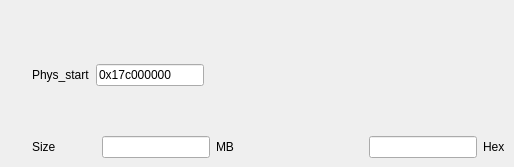
    <widget class="QWidget" name="tab_HM">
     <attribute name="title">
      <string>Hypervisor memory</string>
     </attribute>
     <widget class="QWidget" name="layoutWidget">
      <property name="geometry">
       <rect>
        <x>32</x>
        <y>64</y>
        <width>473</width>
        <height>94</height>
       </rect>
      </property>
      <layout class="QHBoxLayout" name="horizontalLayout_27">
       <item>
        <layout class="QVBoxLayout" name="verticalLayout_2">
         <item>
          <layout class="QHBoxLayout" name="horizontalLayout_10">
           <item>
            <layout class="QHBoxLayout" name="horizontalLayout">
             <item>
              <widget class="QLabel" name="label">
               <property name="text">
                <string>Phys_start</string>
               </property>
              </widget>
             </item>
             <item>
              <widget class="QLineEdit" name="lineEdit_HM_Phy">
               <property name="text">
                <string>0x17c000000</string>
               </property>
               <property name="placeholderText">
                <string>0x17c000000</string>
               </property>
              </widget>
             </item>
            </layout>
           </item>
           <item>
            <spacer name="horizontalSpacer_6">
             <property name="orientation">
              <enum>Qt::Horizontal</enum>
             </property>
             <property name="sizeHint" stdset="0">
              <size>
               <width>18</width>
               <height>20</height>
              </size>
             </property>
            </spacer>
           </item>
          </layout>
         </item>
         <item>
          <spacer name="verticalSpacer">
           <property name="orientation">
            <enum>Qt::Vertical</enum>
           </property>
           <property name="sizeHint" stdset="0">
            <size>
             <width>20</width>
             <height>18</height>
            </size>
           </property>
          </spacer>
         </item>
         <item>
          <layout class="QHBoxLayout" name="horizontalLayout_2">
           <item>
            <widget class="QLabel" name="label_2">
             <property name="text">
              <string>Size</string>
             </property>
            </widget>
           </item>
           <item>
            <spacer name="horizontalSpacer">
             <property name="orientation">
              <enum>Qt::Horizontal</enum>
             </property>
             <property name="sizeHint" stdset="0">
              <size>
               <width>40</width>
               <height>20</height>
              </size>
             </property>
            </spacer>
           </item>
           <item>
            <widget class="QLineEdit" name="lineEdit_HM_size">
             <property name="placeholderText">
              <string/>
             </property>
            </widget>
           </item>
           <item>
            <widget class="QLabel" name="label_14">
             <property name="text">
              <string>MB</string>
             </property>
            </widget>
           </item>
          </layout>
         </item>
        </layout>
       </item>
       <item>
        <spacer name="horizontalSpacer_15">
         <property name="orientation">
          <enum>Qt::Horizontal</enum>
         </property>
         <property name="sizeHint" stdset="0">
          <size>
           <width>18</width>
           <height>24</height>
          </size>
         </property>
        </spacer>
       </item>
       <item>
        <layout class="QVBoxLayout" name="verticalLayout_8">
         <item>
          <spacer name="verticalSpacer_7">
           <property name="orientation">
            <enum>Qt::Vertical</enum>
           </property>
           <property name="sizeHint" stdset="0">
            <size>
             <width>20</width>
             <height>48</height>
            </size>
           </property>
          </spacer>
         </item>
         <item>
          <layout class="QHBoxLayout" name="horizontalLayout_26">
           <item>
            <widget class="QLineEdit" name="lineEdit_Size_Hex_Value_HM"/>
           </item>
           <item>
            <widget class="QLabel" name="label_29">
             <property name="text">
              <string>Hex</string>
             </property>
            </widget>
           </item>
          </layout>
         </item>
        </layout>
       </item>
      </layout>
     </widget>
    </widget>
